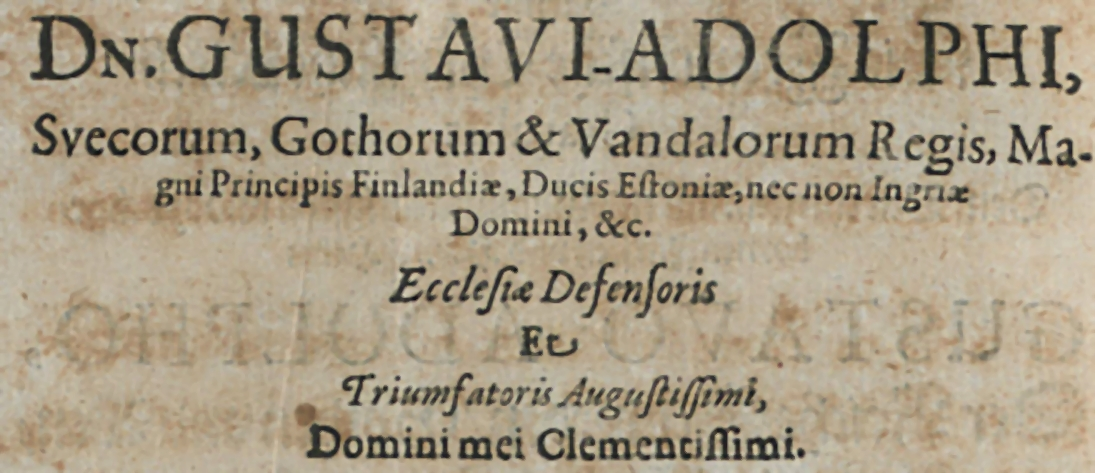
#> input picture introml-dev-lam/introml-dev-lam/exercise-03/contrast.jpg, 1095 x 473 px
$ python CannyEdgeDetector.py
#> lines starting #> are read from the running program, lines starting #| are printed output that depends on the picture
import cv2
import numpy as np
import matplotlib.pyplot as plt
from scipy.ndimage import convolve


#
# NO MORE MODULES ALLOWED
#


def gaussFilter(img_in, ksize, sigma):
    """
    filter the image with a gauss kernel
    :param img_in: 2D greyscale image (np.ndarray)
    :param ksize: kernel size (int)
    :param sigma: sigma (float)
    :return: (kernel, filtered) kernel and gaussian filtered image (both np.ndarray)
    """
    # TODO
    # write the kernel
    # kernel = np.zeros(shape=(ksize, ksize), dtype=float)
    # half_k = ksize // 2
    # for i in range(-half_k, half_k + 1):
    #     for j in range(-half_k, half_k + 1):
    #         kernel[i, j] = np.exp(-(i ** 2 + j ** 2) / (2 * sigma ** 2)) / (2 * np.pi * sigma ** 2)
    #
    # # normalize the kernel
    # kernel = kernel / np.sum(np.sum(kernel))
    #
    # # convolution between kernel and image
    # img_out = convolve(img_in, kernel).astype(int)
    # return kernel, img_out
    kernel = np.zeros((ksize, ksize))
    sum = 0
    s = 2 * (sigma ** 2)
    half_size = int(ksize / 2)
    # calculating Filter Kernel after formula
    for i in range(-half_size, half_size + 1):
        for j in range(-half_size, half_size + 1):
            r = np.sqrt(i * i + j * j)
            kernel[i + half_size][j + half_size] = (np.exp(-(r * r) / s)) / (np.pi * s)
            sum += kernel[i + half_size][j + half_size]
    # normalization
    kernel = kernel / sum
    blurred_image = convolve(img_in, kernel, mode='constant', cval=0.0)
    return kernel, blurred_image.astype(int)


def sobel(img_in):
    """
    applies the sobel filters to the input image
    Watch out! scipy.ndimage.convolve flips the kernel...

    :param img_in: input image (np.ndarray)
    :return: gx, gy - sobel filtered images in x- and y-direction (np.ndarray, np.ndarray)
    """
    # TODO
    g_x = np.array([[-1, 0, 1], [-2, 0, 2], [-1, 0, 1]])
    g_y = np.array([[1, 2, 1], [0, 0, 0], [-1, -2, -1]])

    gx = convolve(img_in, g_x)
    gy = convolve(img_in, g_y)
    return gx.astype(int), gy.astype(int)


def gradientAndDirection(gx, gy):
    """
    calculates the gradient magnitude and direction images
    :param gx: sobel filtered image in x direction (np.ndarray)
    :param gy: sobel filtered image in x direction (np.ndarray)
    :return: g, theta (np.ndarray, np.ndarray)
    """
    # TODO
    # gradient = np.sqrt(gx ** 2 + gy ** 2)
    # theta = np.arctan2(gy, gx)
    # return gradient.astype(int), theta
    shape = np.shape(gx)
    gradient_magnitude = np.zeros((shape[0], shape[1]))
    theta = np.zeros((shape[0], shape[1]))
    for i in range(shape[0]):
        for j in range(shape[1]):
            gradient_magnitude[i][j] = np.sqrt(((gx[i][j]) ** 2) + ((gy[i][j]) ** 2))
            theta[i][j] = np.arctan2(gy[i][j], gx[i][j])
    return gradient_magnitude.astype(int), theta


def convertAngle(angle):
    """
    compute nearest matching angle
    :param angle: in radians
    :return: nearest match of {0, 45, 90, 135}
    """
    # TODO
    degree = angle * (180 / np.pi)
    degree %= 180
    if degree < 22.5 or degree >= 157.5:
        degree = 0
    elif 22.5 <= degree < 67.5:
        degree = 45
    elif 67.5 <= degree < 112.5:
        degree = 90
    else:
        degree = 135
    return degree


def maxSuppress(g, theta):
    """
    calculate maximum suppression
    :param g:  (np.ndarray)
    :param theta: 2d image (np.ndarray)
    :return: max_sup (np.ndarray)
    """
    # TODO Hint: For 2.3.1 and 2 use the helper method above
    max_sup = np.zeros_like(g)
    final = np.zeros_like(theta)
    for i in range(len(theta)):
        for j in range(len(theta[0])):
            final[i][j] = convertAngle(theta[i][j])

    for i in range(1, len(g) - 1):
        for j in range(1, len(g[0]) - 1):
            if final[i, j] == 0:
                if g[i, j] >= g[i, j - 1] and g[i, j] >= g[i, j + 1]:
                    max_sup[i, j] = g[i, j]
            elif final[i, j] == 45:
                if g[i, j] >= g[i - 1, j + 1] and g[i, j] >= g[i + 1, j - 1]:
                    max_sup[i, j] = g[i, j]
            elif final[i, j] == 90:
                if g[i, j] >= g[i - 1, j] and g[i, j] >= g[i + 1, j]:
                    max_sup[i, j] = g[i, j]
            elif final[i, j] == 135:
                if g[i, j] >= g[i + 1, j + 1] and g[i, j] >= g[i - 1, j - 1]:
                    max_sup[i, j] = g[i, j]
    return max_sup


def hysteris(max_sup, t_low, t_high):
    """
    calculate hysteris thresholding.
    Attention! This is a simplified version of the lectures hysteresis.
    Please refer to the definition in the instruction

    :param max_sup: 2d image (np.ndarray)
    :param t_low: (int)
    :param t_high: (int)
    :return: hysteris thresholded image (np.ndarray)
    """
    # TODO
    hysteris = np.zeros_like(max_sup)
    threshimg = np.zeros_like(max_sup)
    for i in range(len(max_sup)):
        for j in range(len(max_sup[0])):
            if max_sup[i, j] <= t_low:
                threshimg[i, j] = 0
            elif max_sup[i, j] > t_high:
                threshimg[i, j] = 2
            else:
                threshimg[i, j] = 1
    # [23 lines of commented-out code are left out]


    result = np.zeros(threshimg.shape)
    # pad thresimg image with zeros
    padded_array = np.pad(threshimg, (1, 1), constant_values=(0, 0))
    for a in range(1, padded_array.shape[0] - 1):
        for b in range(1, padded_array.shape[1] - 1):
            if padded_array[a][b] == 2:
                # attention - different moving indexing
                result[a-1][b-1] = 255
                if padded_array[a][b-1] == 1:
                    result[a - 1][b-1 - 1] = 255
                if padded_array[a][b+1] == 1:
                    result[a - 1][b+1 - 1] = 255
                if padded_array[a+1][b-1] == 1:
                    result[a+1 - 1][b-1 - 1] = 255
                if padded_array[a-1][b+1] == 1:
                    result[a-1 - 1][b+1 - 1] = 255
                if padded_array[a+1][b] == 1:
                    result[a+1 - 1][b - 1] = 255
                if padded_array[a-1][b] == 1:
                    result[a-1 - 1][b - 1] = 255
                if padded_array[a-1][b-1] == 1:
                    result[a-1 - 1][b-1 - 1] = 255
                if padded_array[a+1][b+1] == 1:
                    result[a+1 - 1][b+1 - 1] = 255
    # [4 lines of commented-out code are left out]

    return result


def canny(img):
    # gaussian
    kernel, gauss = gaussFilter(img, 5, 2)

    # sobel
    gx, gy = sobel(gauss)

    # plotting
    plt.subplot(1, 2, 1)
    plt.imshow(gx, 'gray')
    plt.title('gx')
    plt.colorbar()
    plt.subplot(1, 2, 2)
    plt.imshow(gy, 'gray')
    plt.title('gy')
    plt.colorbar()
    plt.show()

    # gradient directions
    g, theta = gradientAndDirection(gx, gy)

    # plotting
    plt.subplot(1, 2, 1)
    plt.imshow(g, 'gray')
    plt.title('gradient magnitude')
    plt.colorbar()
    plt.subplot(1, 2, 2)
    plt.imshow(theta)
    plt.title('theta')
    plt.colorbar()
    plt.show()

    # maximum suppression
    maxS_img = maxSuppress(g, theta)

    # plotting
    plt.imshow(maxS_img, 'gray')
    plt.show()

    result = hysteris(maxS_img, 50, 75)

    return result


if __name__ == '__main__':
    img = cv2.imread('contrast.jpg', cv2.IMREAD_GRAYSCALE)
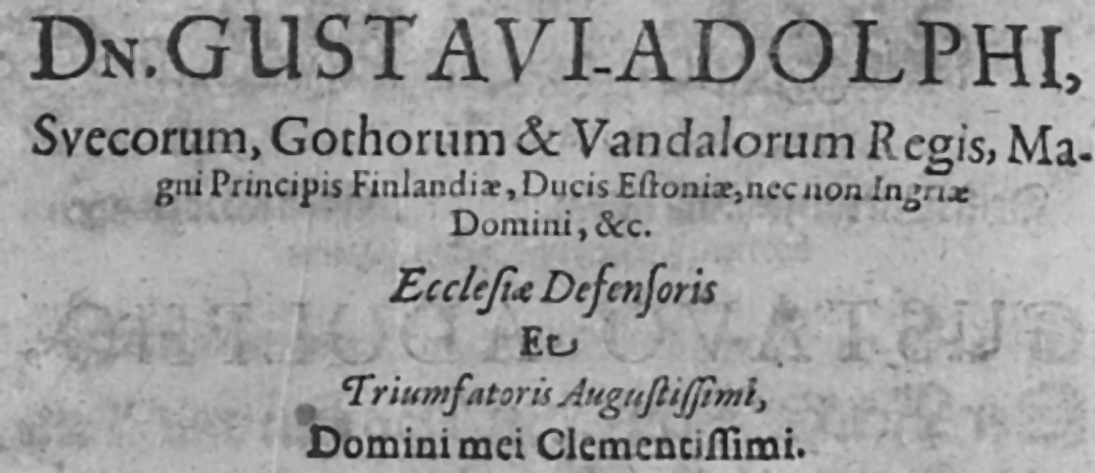
#> img: shape (473, 1095); min 17, max 210, mean 156.9
    res = canny(img)
#> in canny, `kernel, gauss = gaussFilter(img, 5, 2)`: kernel = [[0.0232, 0.0338, 0.0383, 0.0338, 0.0232], [0.0338, 0.0492, 0.0558, 0.0492, 0.0338], [0.0383, 0.0558, 0.0632, 0.0558, 0.0383], [0.0338, 0.0492, 0.0558, 0.0492, 0.0338], [0.0232, 0.0338, 0.0383, 0.0338, 0.0232]]
#> after the loop in gradientAndDirection, `for i in range(shape[0]):`:
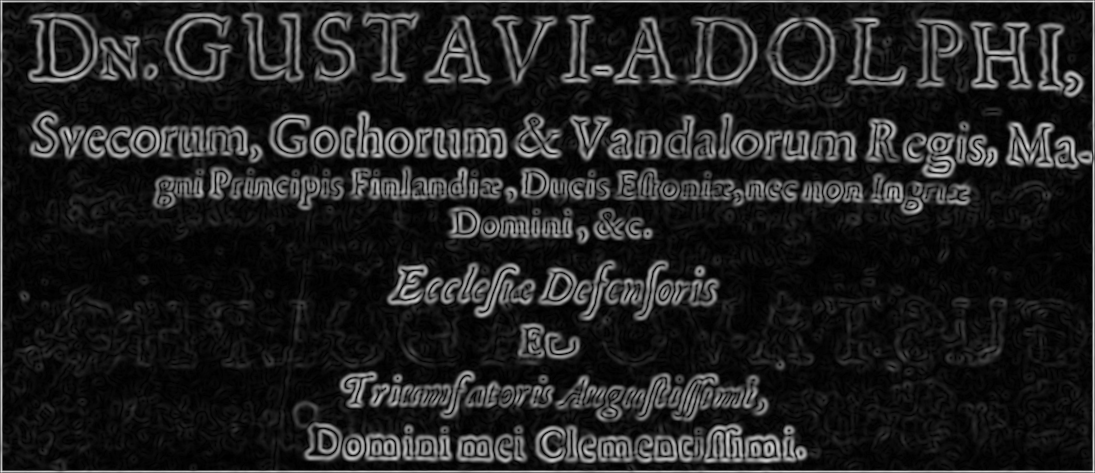
#> gradient_magnitude: shape (473, 1095) float64; min 0, max 343.7, mean 45.4; drawn with min black and max white
#> after the loop in gradientAndDirection, `for i in range(shape[0]):`:
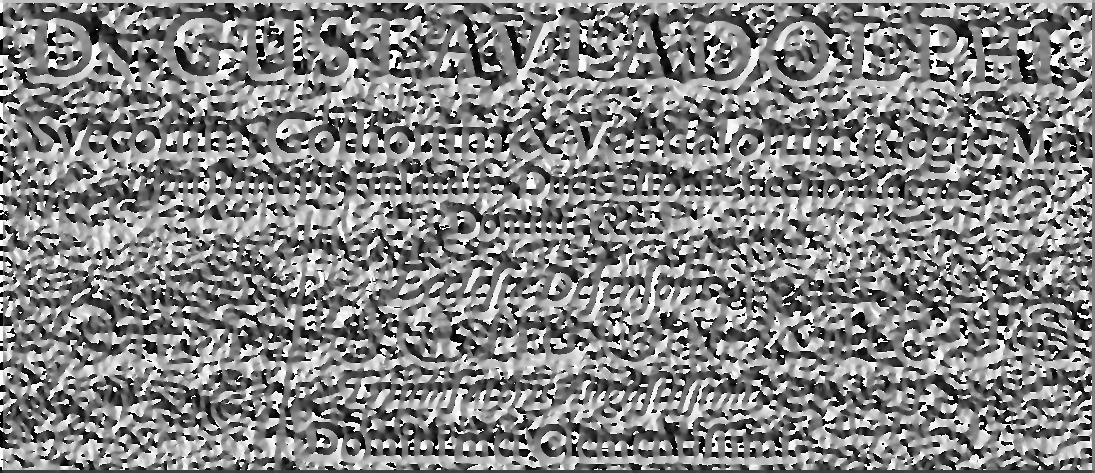
#> theta: shape (473, 1095) float64; min -3.14, max 3.14, mean 0.105; drawn with min black and max white
#> in canny, `plt.show()`:
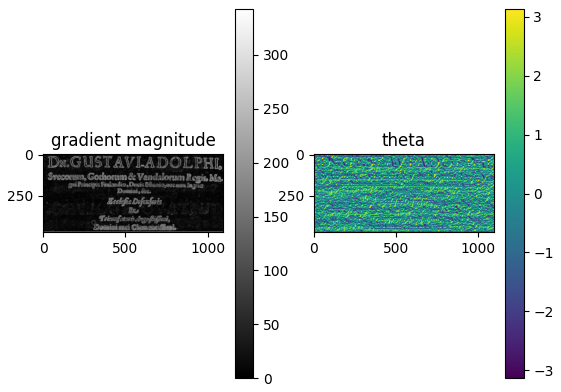
#> figure drawn by matplotlib, 4 panels
#> the loop in maxSuppress, `for i in range(len(theta)):` made 473 passes
#> after the loop in maxSuppress, `for i in range(len(theta)):`:
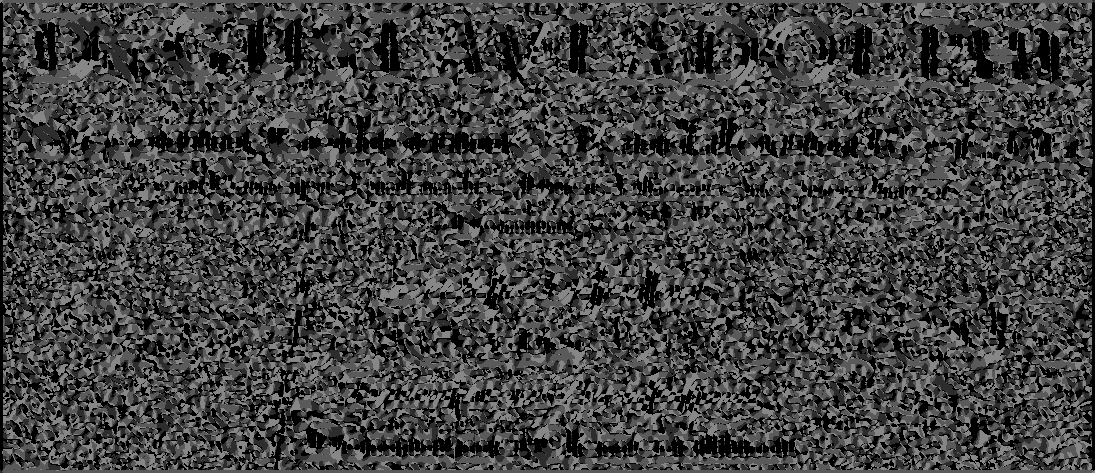
#> final: shape (473, 1095) float64; min 0, max 135, mean 65
#> after the loop in hysteris, `for i in range(len(max_sup)):`:
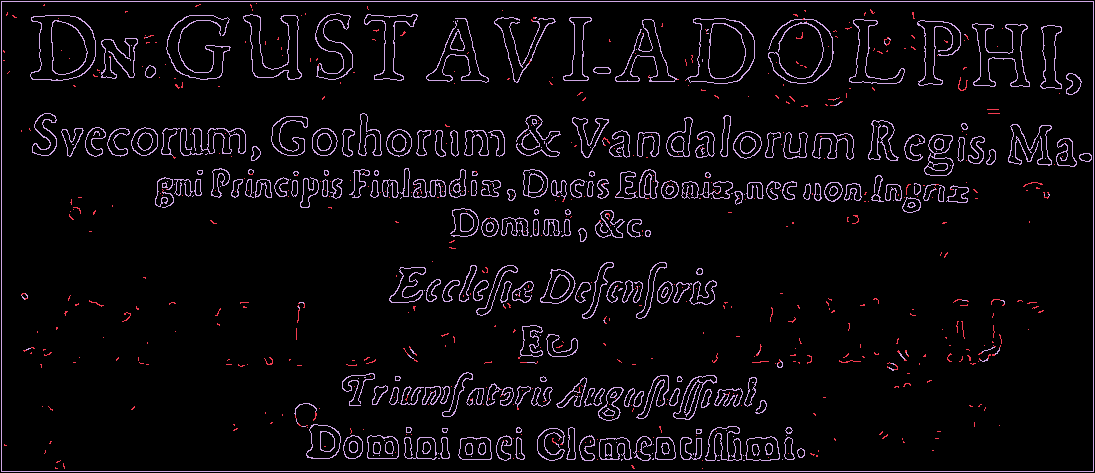
#> threshimg: shape (473, 1095) int64; 3 distinct labels, from 0 to 2; one colour per label, 0 black
#> in hysteris, `padded_array = np.pad(threshimg, (1, 1), constant_values=(0, 0))`: padded_array: shape (475, 1097) int64; 3 distinct labels, from 0 to 2
#> after the loop in hysteris, `for a in range(1, padded_array.shape[0] - 1):`:
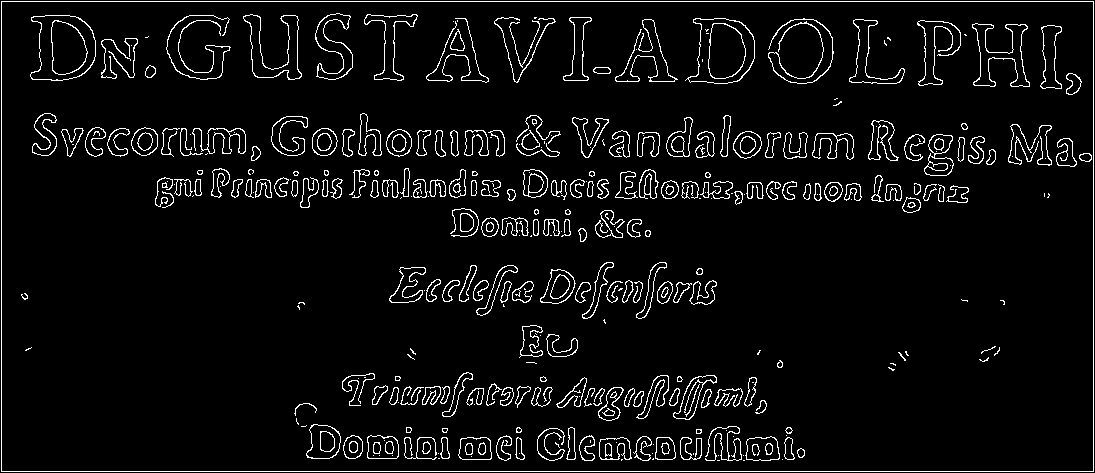
#> result: shape (473, 1095) float64; 5.3% white in thin lines or dots

$ run again, with introml-dev-lam/introml-dev-lam/exercise-03/input1.jpg copied over introml-dev-lam/introml-dev-lam/exercise-03/contrast.jpg
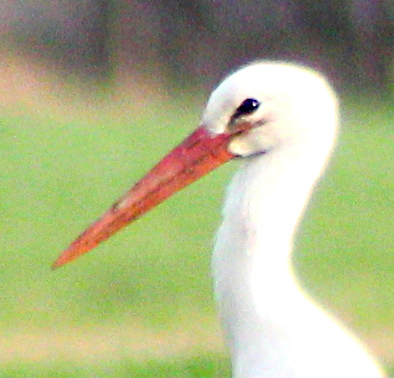
#> input picture introml-dev-lam/introml-dev-lam/exercise-03/input1.jpg, 394 x 378 px
#> kernel = [[0.0232, 0.0338, 0.0383, 0.0338, 0.0232], [0.0338, 0.0492, 0.0558, 0.0492, 0.0338], [0.0383, 0.0558, 0.0632, 0.0558, 0.0383], [0.0338, 0.0492, 0.0558, 0.0492, 0.0338], [0.0232, 0.0338, 0.0383, 0.0338, 0.0232]]
#> in canny, `plt.show()`:
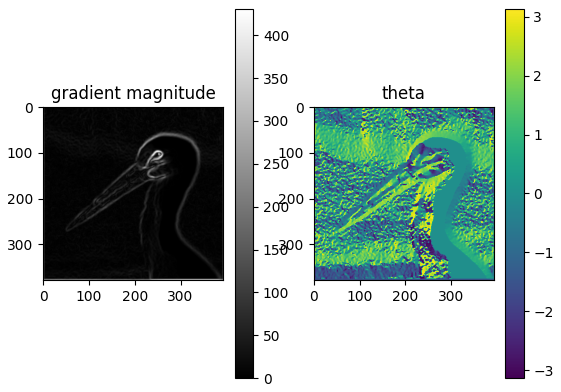
#> figure drawn by matplotlib, 4 panels
#> the loop in maxSuppress, `for i in range(len(theta)):` made 378 passes
#> padded_array: shape (380, 396) int64; 3 distinct labels, from 0 to 2
#> after the loop in hysteris, `for a in range(1, padded_array.shape[0] - 1):`:
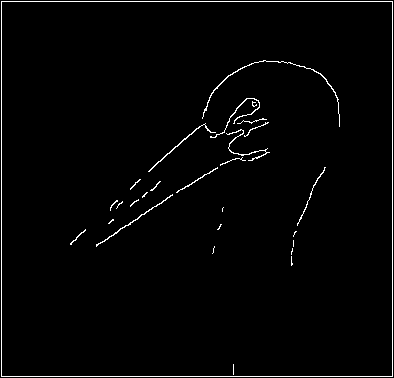
#> result: shape (378, 394) float64; 1.9% white in thin lines or dots
